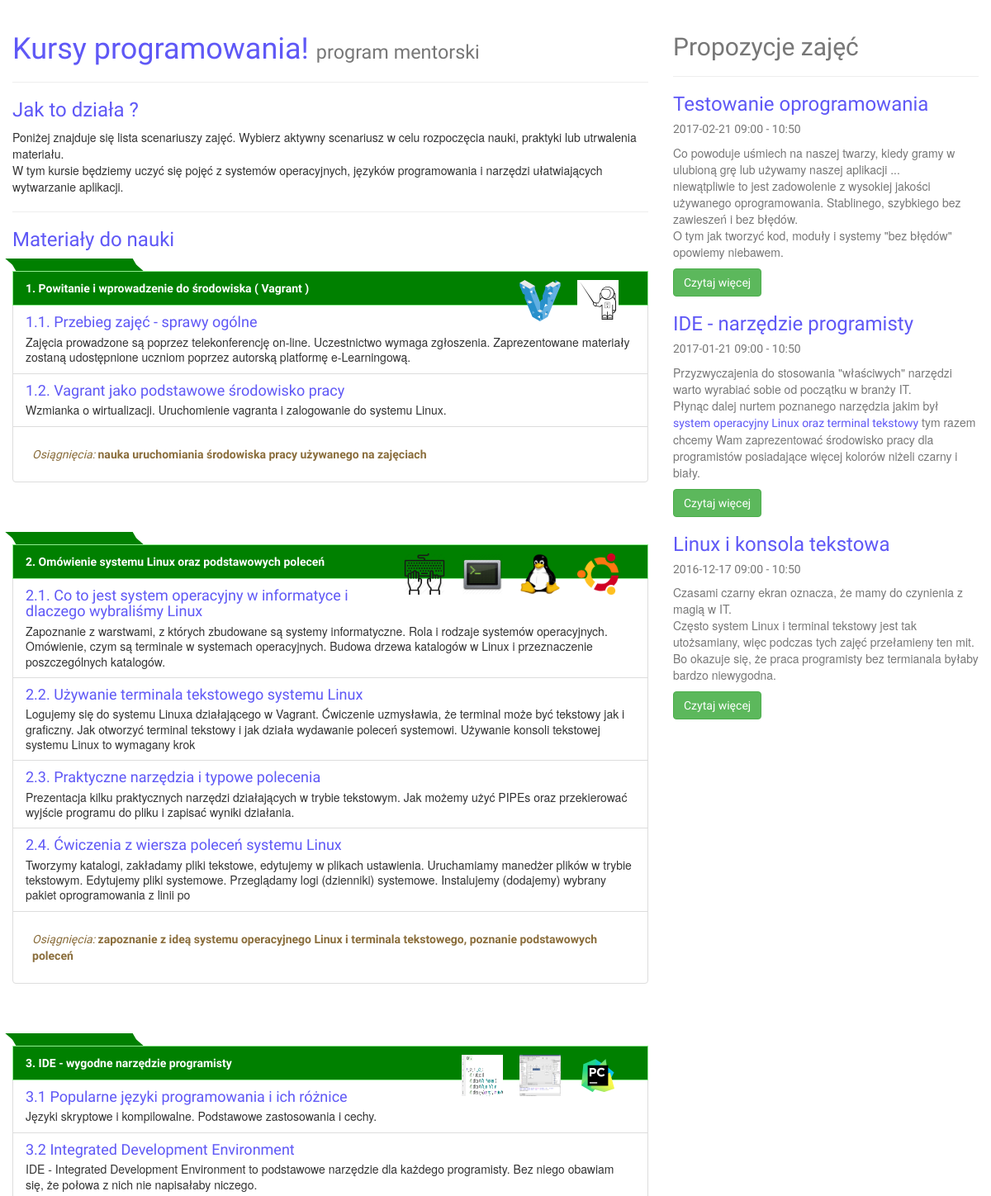
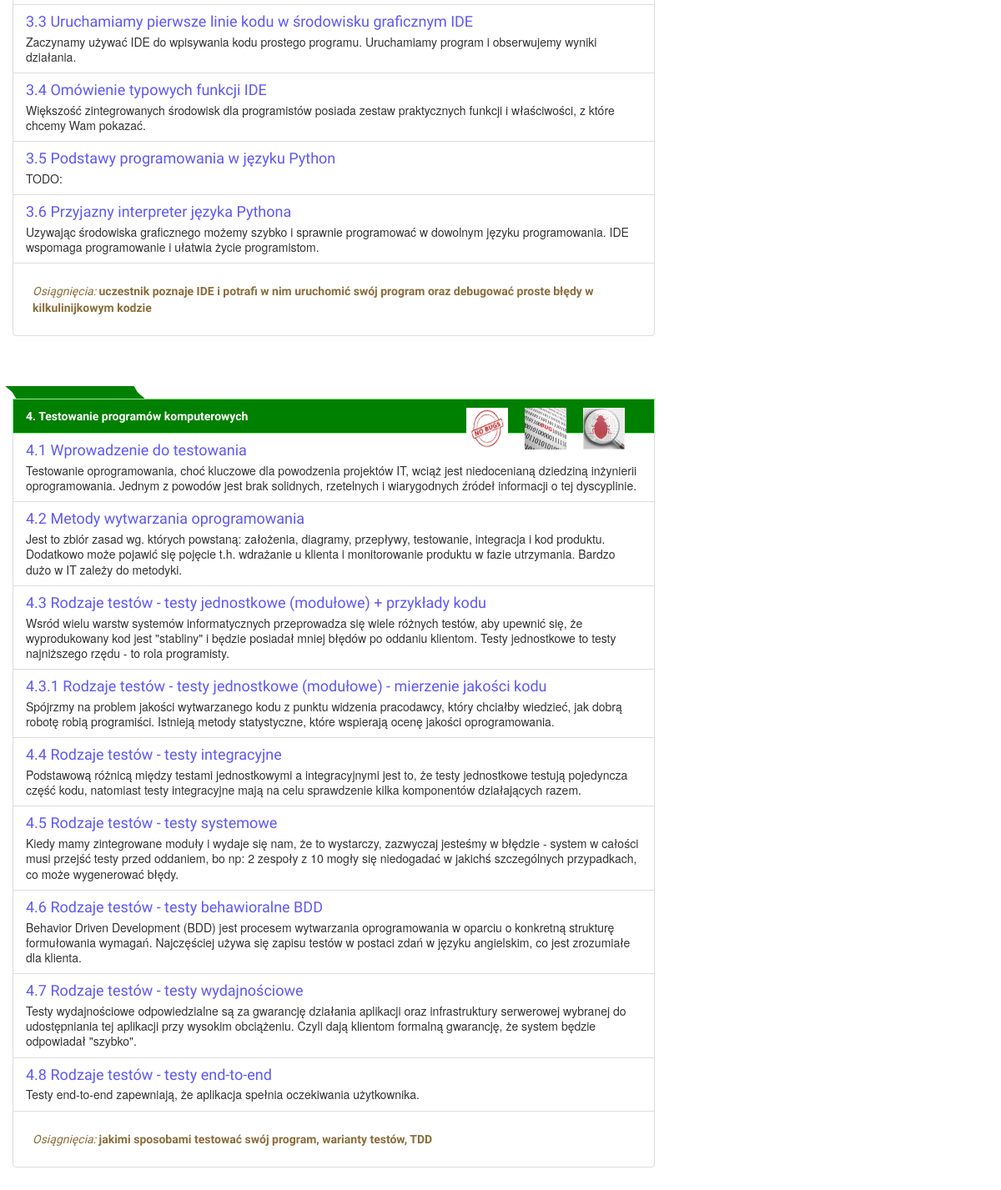
Page /kursy.html on the committed database (2 pictures, top to bottom).
### mainapp/models.py (models this page shows, shortened)
class Module(models.Model):
    contents = models.ManyToManyField(Chapter)
    title = models.CharField(max_length=128)
    comment = models.CharField(max_length=1024, blank=True)
    sort_order = models.PositiveIntegerField(default=0, editable=False, db_index=True)
    author = models.ForeignKey(Author, null=True, blank=True, on_delete=models.DO_NOTHING)
    curiosities = models.ManyToManyField(Curiosity)
    achievements_desc = models.CharField(max_length=256, blank=True)
    is_enabled = models.BooleanField(default=False)
    views_count = models.PositiveIntegerField(default=0, editable=False)
    finished_count = models.PositiveIntegerField(default=0, editable=False)
    chapters = []
    contents_list = []
    icons_list = []
    class Meta:
        ordering = ('title',)
    def add_chapters(self, chapters):
        self.chapters = chapters
    def prepare_icons_list_from_comment(self):
        self.icons_list = self.comment.split(',')

class Chapter(models.Model):
    contents = models.ManyToManyField(Content)
    name = models.CharField(max_length=128, blank=True)
    sort_order = models.PositiveIntegerField(default=0, editable=False, db_index=True)
    level = models.IntegerField(choices=ChapterLevelType.choices, default=ChapterLevelType.BEGINNER)
    note = models.TextField(max_length=256)
    author = models.ForeignKey(Author, null=True, blank=True, on_delete=models.DO_NOTHING)
    class Meta:
        ordering = ('name',)

### mainapp/views.py (the view)
class CoursesListPageView(TemplateView):
    template_name = 'mainapp/courses_list.html'
    def get_context_data(self, **kwargs):
        module_id = kwargs.get('module_id')
        chapter_id = kwargs.get('chapter_id')
        modules = []
        contents_list = []
        modules_tmp = Module.objects.select_related().filter(is_enabled=True)
        for module in modules_tmp:
            module.add_chapters([])
            chapters = Chapter.objects.select_related().filter(module__id=module.id)
            if chapter_id is not None:
                for chapter in chapters:
                    if int(chapter.id) == int(chapter_id):
                        module.add_chapter(chapter)
                        contents_list = Content.objects.select_related() \
                            .filter(chapter=chapter).order_by('additional_text')
            else:
                module.add_chapters(chapters)
            module.prepare_icons_list_from_comment()
            if module_id is None or int(module.id) == int(module_id):
                modules.append(module)
        return {'modules': modules,
                'module_id': module_id,
                'chapter_id': chapter_id,
                'contents_list': contents_list}

### mainapp/context_processors.py (called while the page is built)
def frontend(request):
    user = getattr(request, 'user', None)
    is_authenticated = bool(user and user.is_authenticated)
    return {
        'frontend_context': {
            'isAuthenticated': is_authenticated,
            'userId': user.id if is_authenticated else None,
            'username': user.get_username() if is_authenticated else '',
            'csrfToken': get_token(request),
            'staticUrl': settings.STATIC_URL,
        }
    }

### mainapp/templates/mainapp/courses_list.html (shortened to what this page needs)
{% extends 'mainapp/base.html' %}
{% load bootstrap3 %}
{% load static %}
{% block bootstrap3_content %}
<div class="container-fluid">
	<div class="row">
		<div class="col-md-8">
			<div class="page-header">
				<h1>
					Kursy programowania! <small>program mentorski</small>
				</h1>
			</div>
        {% if not chapter_id %}
			<h3>
				Jak to działa ?
			</h3>
			<p>
				Poniżej znajduje się lista scenariuszy zajęć. Wybierz aktywny scenariusz w celu rozpoczęcia nauki, praktyki lub utrwalenia materiału.
      <br />
      W tym kursie będziemy uczyć się pojęć z systemów operacyjnych, języków programowania i narzędzi ułatwiających wytwarzanie aplikacji.
      </p>
        <hr />
			<h3>
				Materiały do nauki
			</h3>
        {% endif %}
{% for module in modules %}
    <div class="list-group">
        <div class="parallelogram"><div class="parallelogram"></div></div>
        <a href="/kursy/{{ module.id }}.html" class="list-group-item active-done">
            <strong class="done">{{ module.title }}</strong>
            {% for icon_file_name in module.icons_list %}
              <img class="card-img-top right" src="{% static 'mainapp/img/' %}{{ icon_file_name }}" height="50px" alt="" />
            {% endfor %}
        </a>
        {% for chapter in module.chapters %}
            <div class="list-group-item">
                <h4 class="list-group-item-heading done">
                    <a href="/kursy/{{ module.id }}/rozdzial/{{ chapter.id }}.html">{{ chapter.name }}</a>
                </h4>
                <p class="list-group-item-text">
                    {{ chapter.note }}
                </p>
            </div>
        {% endfor %}
        {% if not chapter_id %}
            <a class="list-group-item active2">
                <i class="text-warning">Osiągnięcia:</i> <b class="text-warning">{{ module.achievements_desc }}</b>
            </a>
        {% endif%}
        </div>
        <br />
        <br />
{% endfor %}
        </div>
		<div class="col-md-4">
			<div class="page-header">
				<h2 class="text-muted">
                Propozycje zajęć
				</h2>
			</div>
                <div class="col">
            <div>
                                <h3 class="text-default">
                                        Testowanie oprogramowania
                                </h3>
                <h5 class="text-muted">
                                        2017-02-21 09:00 - 10:50
                                </h5>
                                <p class="text-muted">
                                        Co powoduje uśmiech na naszej twarzy, kiedy gramy w ulubioną grę lub używamy naszej aplikacji ...<br />
					niewątpliwie to jest zadowolenie z wysokiej jakości używanego oprogramowania. Stablinego, szybkiego bez zawieszeń i bez błędów.<br />
					O tym jak tworzyć kod, moduły i systemy "bez błędów" opowiemy niebawem.
                                </p>
                                <p class="text-muted">
                                        <a class="btn btn-success" href="/kursy/5.html">Czytaj więcej</a>
                                </p>
                        </div>
                </div>
		<div class="col">
            <div>
				<h3 class="text-default">
					IDE - narzędzie programisty
				</h3>
                <h5 class="text-muted">
					2017-01-21 09:00 - 10:50
				</h5>
				<p class="text-muted">
					Przyzwyczajenia do stosowania "właściwych" narzędzi warto wyrabiać sobie od początku w branży IT.
                    <br />
                    Płynąc dalej nurtem poznanego narzędzia jakim był <a href="http://127.0.0.1:8000/zadanie,2,0,powitanie-i-wprowadzenie-do-srodowiska--vagrant.html">system operacyjny Linux oraz terminal tekstowy</a>
                    tym razem chcemy Wam zaprezentować środowisko pracy dla programistów <iIDE</i> posiadające więcej kolorów niżeli czarny i biały.
				</p>
				<p class="text-muted">
					<a class="btn btn-success" href="/kursy/4.html">Czytaj więcej</a>
				</p>
			</div>
		</div>
		<div class="col">
            <div>
				<h3 class="text-default">
					Linux i konsola tekstowa
				</h3>
                <h5 class="text-muted">
					2016-12-17 09:00 - 10:50
				</h5>
				<p class="text-muted">
					Czasami czarny ekran oznacza, że mamy do czynienia z magią w IT.<br />
                    Często system Linux i terminal tekstowy jest tak utożsamiany, więc podczas tych zajęć przełamieny ten mit.
                    Bo okazuje się, że praca programisty bez termianala byłaby bardzo niewygodna.
				</p>
				<p class="text-muted">
					<a class="btn btn-success" href="/kursy/2.html">Czytaj więcej</a>
				</p>
			</div>
		</div>
		</div>
	</div>
</div>
{% endblock %}

### mainapp/templates/header.html (style rules this page uses)
h1, h2, h3, h4, h5 { font-family: 'Share Tech', sans-serif; color: #5f58f6; }
ul.nav a, a,navbar-brand { font-family: 'Share Tech', sans-serif; color: #5f58f6; }

### rows in the picture
Module: title "1. Powitanie i wprowadzenie do środowiska ( Vagrant )", achievements_desc "nauka uruchomiania środowiska pracy używanego na zajęciach"
Chapter: name "1.1. Przebieg zajęć - sprawy ogólne", note "Zajęcia prowadzone są poprzez telekonferencję on-line. Uczestnictwo wymaga zgłoszenia. Zaprezentowane materiały zostaną udostępnione uczniom poprzez autorską platformę e-Learningową."
Chapter: name "1.2. Vagrant jako podstawowe środowisko pracy", note "Wzmianka o wirtualizacji. Uruchomienie vagranta i zalogowanie do systemu Linux."
Module: title "2. Omówienie systemu Linux oraz podstawowych poleceń", achievements_desc "zapoznanie z ideą systemu operacyjnego Linux i terminala tekstowego, poznanie podstawowych poleceń"
Chapter: name "2.1. Co to jest system operacyjny w informatyce i dlaczego wybraliśmy Linux", note "Zapoznanie z warstwami, z których zbudowane są systemy informatyczne. Rola i rodzaje systemów operacyjnych. Omówienie, czym są terminale w systemach operacyjnych. Budowa drzewa katalogów w Linux i przeznaczenie poszczególnych katalogów."
Chapter: name "2.2. Używanie terminala tekstowego systemu Linux", note "Logujemy się do systemu Linuxa działającego w Vagrant. Ćwiczenie uzmysławia, że terminal może być tekstowy jak i graficzny. Jak otworzyć terminal tekstowy i jak działa wydawanie poleceń systemowi. Używanie konsoli tekstowej systemu Linux to wymagany krok"
Chapter: name "2.3. Praktyczne narzędzia i typowe polecenia", note "Prezentacja kilku praktycznych narzędzi działających w trybie tekstowym. Jak możemy użyć PIPEs oraz przekierować wyjście programu do pliku i zapisać wyniki działania."
Chapter: name "2.4. Ćwiczenia z wiersza poleceń systemu Linux", note "Tworzymy katalogi, zakładamy pliki tekstowe, edytujemy w plikach ustawienia. Uruchamiamy manedżer plików w trybie tekstowym. Edytujemy pliki systemowe. Przeglądamy logi (dzienniki) systemowe. Instalujemy (dodajemy) wybrany pakiet oprogramowania z linii po"
Module: title "3. IDE - wygodne narzędzie programisty", achievements_desc "uczestnik poznaje IDE i potrafi w nim uruchomić swój program oraz debugować proste błędy w kilkulinijkowym kodzie"
Chapter: name "3.1 Popularne języki programowania i ich różnice", note "Języki skryptowe i kompilowalne. Podstawowe zastosowania i cechy."
Chapter: name "3.2 Integrated Development Environment", note "IDE - Integrated Development Environment to podstawowe narzędzie dla każdego programisty. Bez niego obawiam się, że połowa z nich nie napisałaby niczego."
Chapter: name "3.3 Uruchamiamy pierwsze linie kodu w środowisku graficznym IDE", note "Zaczynamy używać IDE do wpisywania kodu prostego programu. Uruchamiamy program i obserwujemy wyniki działania."
Chapter: name "3.4 Omówienie typowych funkcji IDE", note "Większość zintegrowanych środowisk dla programistów posiada zestaw praktycznych funkcji i właściwości, z które chcemy Wam pokazać."
Chapter: name "3.5 Podstawy programowania w języku Python", note "TODO:"
Chapter: name "3.6 Przyjazny interpreter języka Pythona", note "Uzywając środowiska graficznego możemy szybko i sprawnie programować w dowolnym języku programowania. IDE wspomaga programowanie i ułatwia życie programistom."
Module: title "4. Testowanie programów komputerowych", achievements_desc "jakimi sposobami testować swój program, warianty testów, TDD"
Chapter: name "4.1 Wprowadzenie do testowania", note "Testowanie oprogramowania, choć kluczowe dla powodzenia projektów IT, wciąż jest niedocenianą dziedziną inżynierii oprogramowania. Jednym z powodów jest brak solidnych, rzetelnych i wiarygodnych źródeł informacji o tej dyscyplinie."
Chapter: name "4.2 Metody wytwarzania oprogramowania", note "Jest to zbiór zasad wg. których powstaną: założenia, diagramy, przepływy, testowanie, integracja i kod produktu. Dodatkowo może pojawić się pojęcie t.h. wdrażanie u klienta i monitorowanie produktu w fazie utrzymania. Bardzo dużo w IT zależy do metodyki."
Chapter: name "4.3 Rodzaje testów - testy jednostkowe (modułowe) + przykłady kodu", note "Wsród wielu warstw systemów informatycznych przeprowadza się wiele różnych testów, aby upewnić się, że wyprodukowany kod jest \"stabliny\" i będzie posiadał mniej błędów po oddaniu klientom. Testy jednostkowe to testy najniższego rzędu - to rola programisty."
Chapter: name "4.3.1 Rodzaje testów - testy jednostkowe (modułowe) - mierzenie jakości kodu", note "Spójrzmy na problem jakości wytwarzanego kodu z punktu widzenia pracodawcy, który chciałby wiedzieć, jak dobrą robotę robią programiści. Istnieją metody statystyczne, które wspierają ocenę jakości oprogramowania."
Chapter: name "4.4 Rodzaje testów - testy integracyjne", note "Podstawową różnicą między testami jednostkowymi a integracyjnymi jest to, że testy jednostkowe testują pojedyncza część kodu, natomiast testy integracyjne mają na celu sprawdzenie kilka komponentów działających razem."
Chapter: name "4.5 Rodzaje testów - testy systemowe", note "Kiedy mamy zintegrowane moduły i wydaje się nam, że to wystarczy, zazwyczaj jesteśmy w błędzie - system w całości musi przejść testy przed oddaniem, bo np: 2 zespoły z 10 mogły się niedogadać w jakichś szczególnych przypadkach, co może wygenerować błędy."
Chapter: name "4.6 Rodzaje testów - testy behawioralne BDD", note "Behavior Driven Development (BDD) jest procesem wytwarzania oprogramowania w oparciu o konkretną strukturę formułowania wymagań. Najczęściej używa się zapisu testów w postaci zdań w języku angielskim, co jest zrozumiałe dla klienta."
Chapter: name "4.7 Rodzaje testów - testy wydajnościowe", note "Testy wydajnościowe odpowiedzialne są za gwarancję działania aplikacji oraz infrastruktury serwerowej wybranej do udostępniania tej aplikacji przy wysokim obciążeniu. Czyli dają klientom formalną gwarancję, że system będzie odpowiadał \"szybko\"."
Chapter: name "4.8 Rodzaje testów - testy end-to-end", note "Testy end-to-end zapewniają, że aplikacja spełnia oczekiwania użytkownika."
